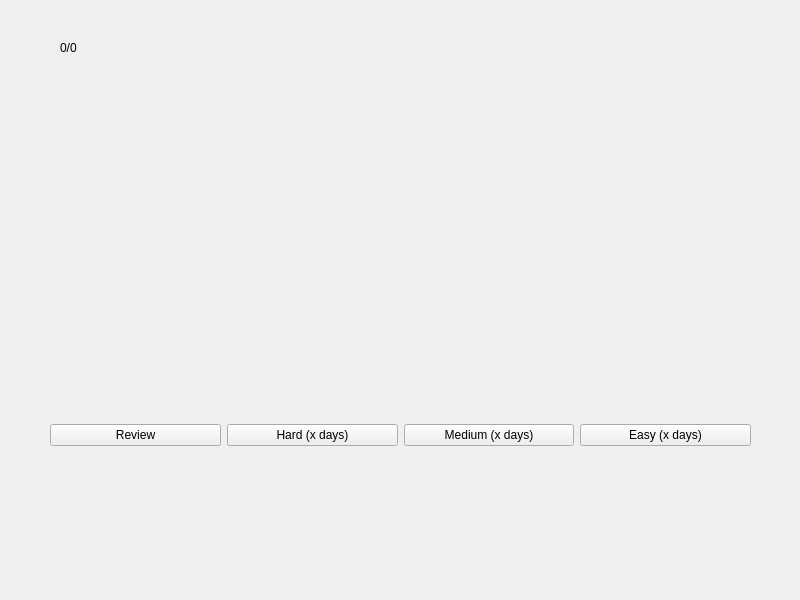
<?xml version="1.0" encoding="UTF-8"?>
<ui version="4.0">
 <class>CardWidget</class>
 <widget class="QWidget" name="CardWidget">
  <property name="geometry">
   <rect>
    <x>0</x>
    <y>0</y>
    <width>800</width>
    <height>600</height>
   </rect>
  </property>
  <property name="windowTitle">
   <string>Form</string>
  </property>
  <widget class="QWidget" name="verticalLayoutWidget">
   <property name="geometry">
    <rect>
     <x>50</x>
     <y>70</y>
     <width>701</width>
     <height>261</height>
    </rect>
   </property>
   <layout class="QVBoxLayout" name="contentVBox"/>
  </widget>
  <widget class="QWidget" name="horizontalLayoutWidget">
   <property name="geometry">
    <rect>
     <x>50</x>
     <y>410</y>
     <width>701</width>
     <height>51</height>
    </rect>
   </property>
   <layout class="QHBoxLayout" name="horizontalLayout">
    <item>
     <widget class="QPushButton" name="button1">
      <property name="text">
       <string>Review</string>
      </property>
     </widget>
    </item>
    <item>
     <widget class="QPushButton" name="button2">
      <property name="text">
       <string>Hard (x days)</string>
      </property>
     </widget>
    </item>
    <item>
     <widget class="QPushButton" name="button3">
      <property name="text">
       <string>Medium (x days)</string>
      </property>
     </widget>
    </item>
    <item>
     <widget class="QPushButton" name="button4">
      <property name="text">
       <string>Easy (x days)</string>
      </property>
     </widget>
    </item>
   </layout>
  </widget>
  <widget class="QLabel" name="label">
   <property name="geometry">
    <rect>
     <x>60</x>
     <y>40</y>
     <width>161</width>
     <height>16</height>
    </rect>
   </property>
   <property name="text">
    <string>0/0</string>
   </property>
  </widget>
 </widget>
 <resources/>
 <connections/>
</ui>
